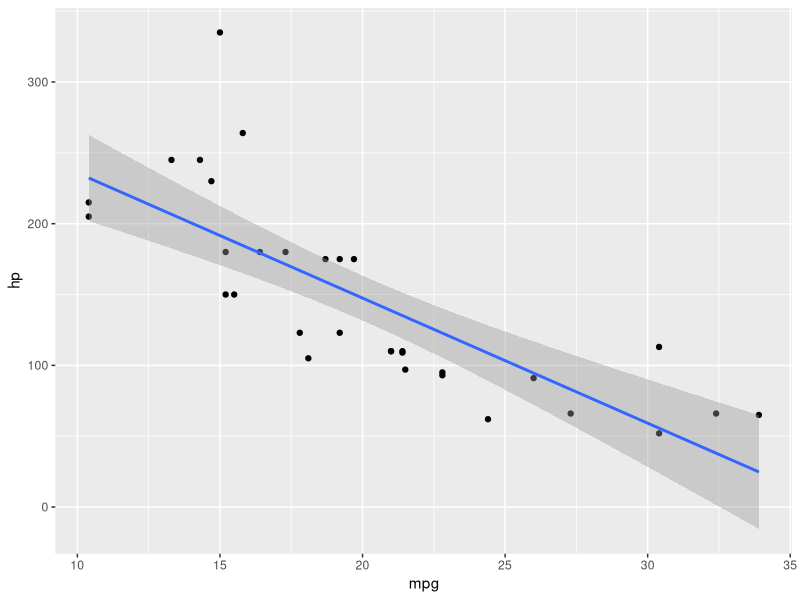
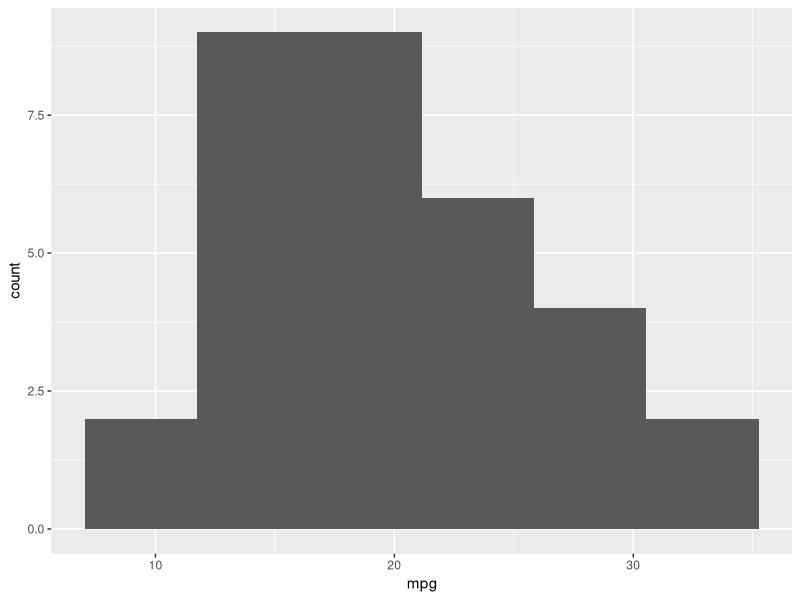
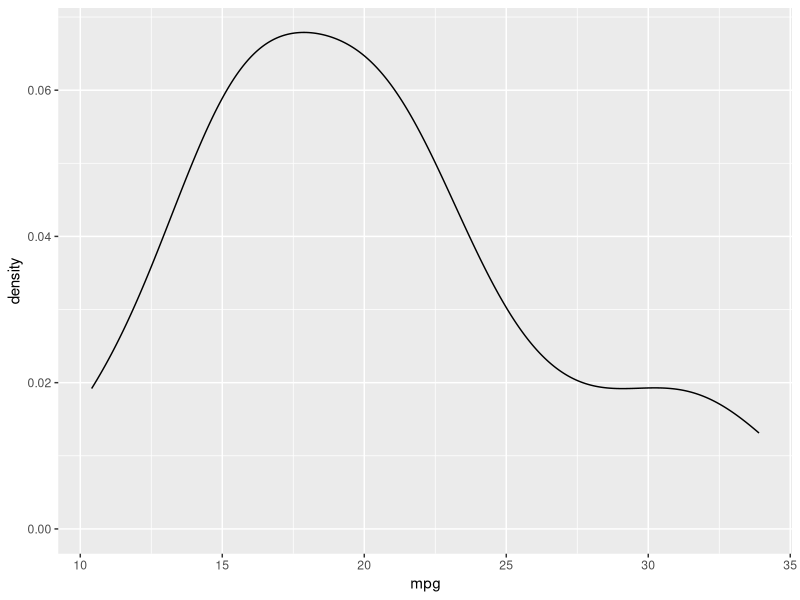
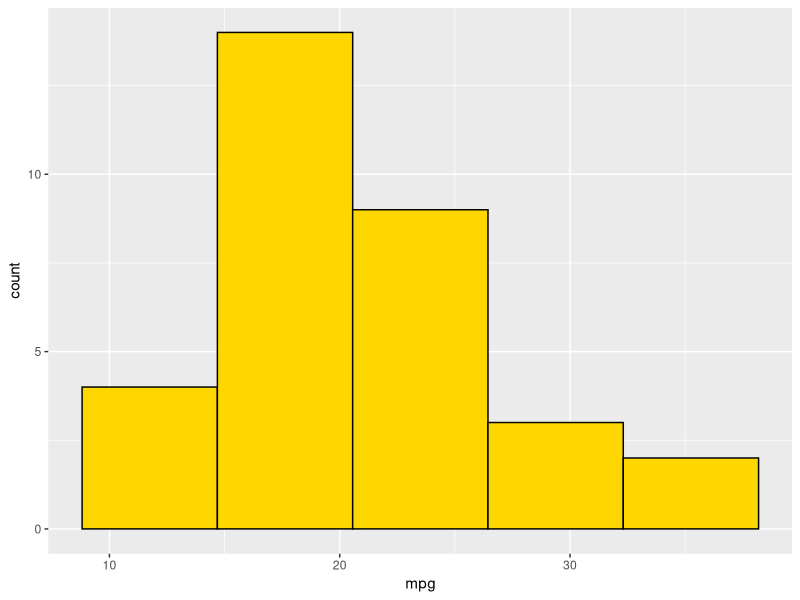
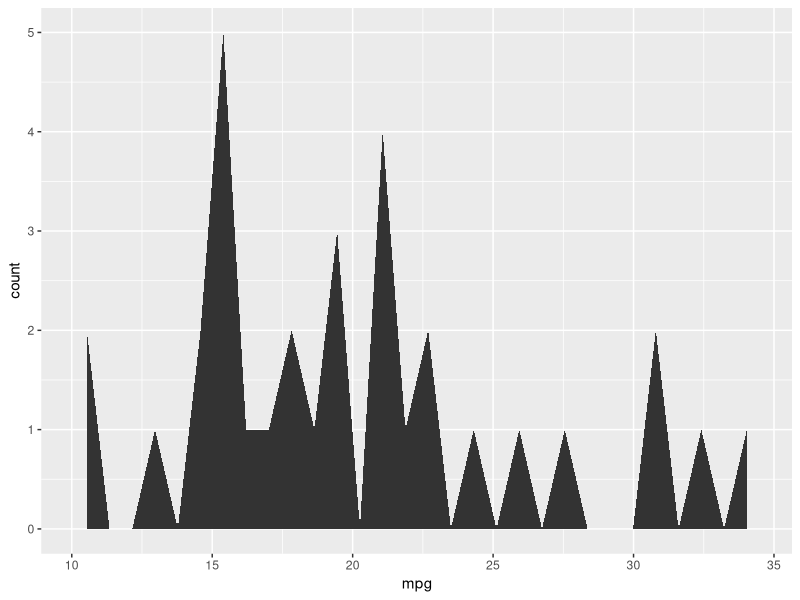
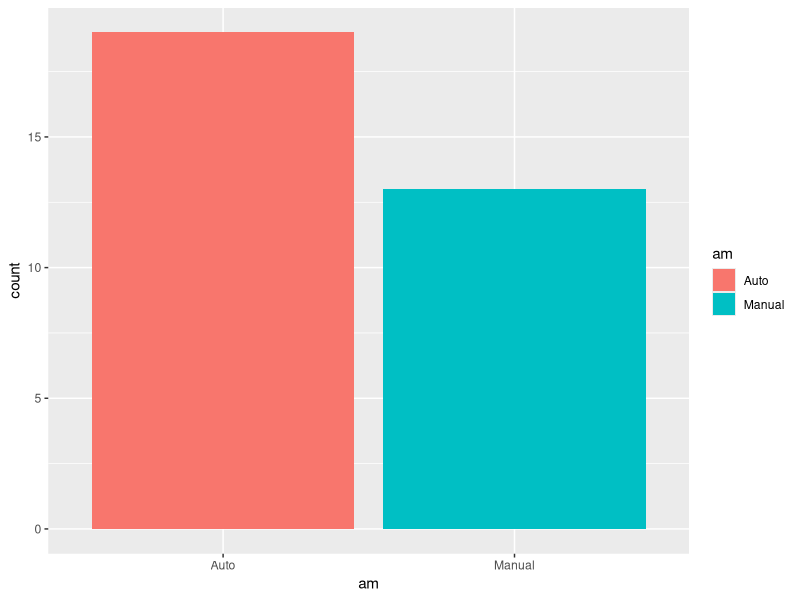
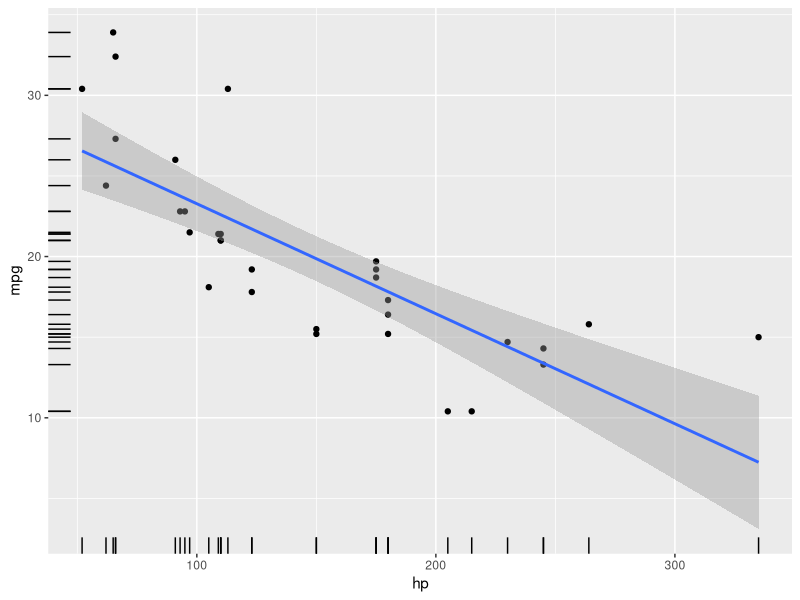
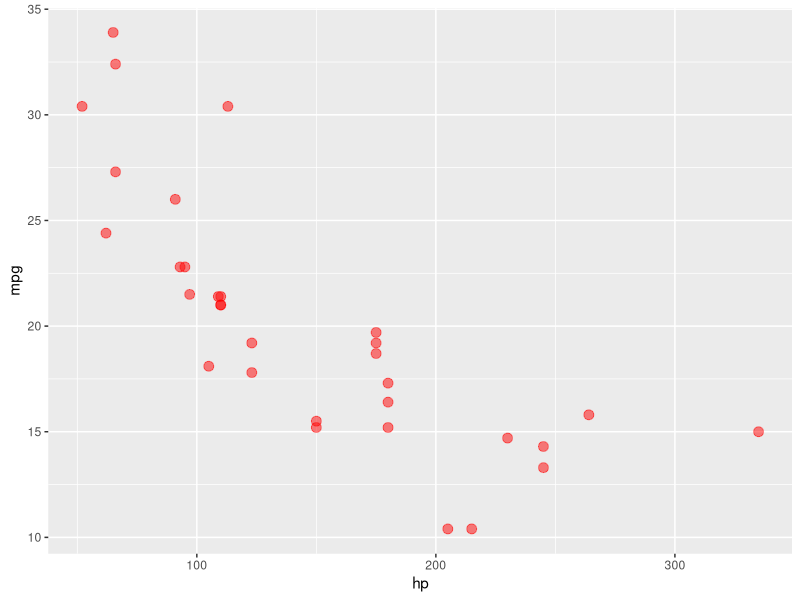

Source code (R) for these figures, in order:
## load library
library(tidyverse)

## ggplot

ggplot(data = mtcars,
       mapping = aes(x= mpg, y = hp )) +
    geom_point() +
    geom_smooth(method = "lm")

## point shape available in R 
## Hex color
## modify components of the theme

## one variable - continuous

ggplot(mtcars, aes(mpg)) +
  geom_histogram(bins = 6)

base <- ggplot(mtcars, aes(mpg))

base + geom_density()
base + geom_histogram(bins = 5, 
                      fill="gold",
                      color="black")
base + geom_area(stat = "bin")

## one variable - discrete
# only geom_bar

mtcars %>%
  select(am, hp, wt) %>%
  mutate(am = ifelse(am==0 , "Auto", "Manual")) %>%
  ggplot(aes(am,fill=am)) +
  geom_bar()

## two variables - both continuous

base <- ggplot(data = mtcars,
       mapping = aes(hp, mpg))
base +
  geom_point() +
  geom_smooth(method = "lm") +
  geom_rug()

## setting VS mapping 
# setting
base +
  geom_point(
    col = "red", # color
    size = 3, # size of shape
    alpha = 0.5, # opacity [0 -> 1]
    shape = 19 # number of shape in R
  )

# mapping
base +
  geom_point(mapping = aes(col=factor(am))) 

base +
  geom_point(mapping = aes(col=wt))

## explore data with chart
set.seed(42)
small_df <- diamonds %>%
  sample_frac(0.1) %>%
  filter(cut %in% c("Fair","Premium","Ideal"))

ggplot(small_df, aes(carat,price)) +
  geom_point(alpha = 0.3,
             col = "orange") +
  theme_minimal()

base2 <- ggplot(small_df, aes(carat,price,col=cut)) +
  geom_point() +
  theme_minimal()

## facet , sub-plot
base2 + 
  facet_wrap(~cut, nrow = 1)

base2 +
  facet_wrap(~color, ncol = 3)
  
ggplot(small_df, aes(carat,price,col=cut)) +
  geom_point() +
  theme_minimal() +
  facet_grid(color ~ cut) # x=color, y=cut

ggplot(small_df, aes(carat,price)) +
  geom_point() +
  geom_smooth(se = FALSE, col = "red") + 
  # SE = standard error (confidence interval)
  theme_minimal() +
  facet_grid(color ~ cut) 

## Example: Stats Case
# limit the number of data point interval (by filter) to reduce outlier (make more clear "lm", not too curve)
# data points were more grouped
ggplot(small_df %>%
         filter(carat <= 2.5),
         mapping =  aes(carat,price)) +
  geom_point() +
  geom_smooth(se = FALSE, col = "red") + 
  theme_minimal()

## set title, caption, x/y label
base3 <- ggplot(small_df %>%
                filter(carat <= 2.5),
                mapping =  aes(carat,price)) +
  geom_point() +
  geom_smooth(se = FALSE, col = "red") + 
  theme_minimal()

base3 +
  labs(title = "Correlation is vey strong",
       subtitle = "Correlation = 0.85", 
       caption = "Source: ggplot packages",
       x = "Diamond carat",
       y = "Price $ USD")

## change color manual
df <-data.frame(
  ID = 1:5,
  fruits = c(rep("orange",3), (rep("banana",2))),
  price = c(5,10,15,20,25),
  weight = c(10,12,14,12,11)
  )

#scale color on Discrete value
# apply-> scale_color_manual
ggplot(df, aes(weight,price, color=fruits)) +
  geom_point(size=3) +
  scale_color_manual(values = c("gold","blue")) +
  theme_minimal()

#scale color on Continuous value
# apply-> scale_color_gradient
ggplot(df, aes(weight,price, color=price)) +
  geom_point(size=3) +
  scale_color_gradient(low = "gold",high = "red") +
  theme_minimal()


## multiple data frame in one chart

df1 <- df %>% filter(weight < 12)
df2 <- df %>% filter(weight >= 12)

ggplot() +
  theme_minimal() +
  geom_point(data = df1,
             mapping = aes(weight,price),
             color="salmon", size=3) +
  geom_point(data = df2,
             mapping = aes(weight,price),
             color="black", size=3)


